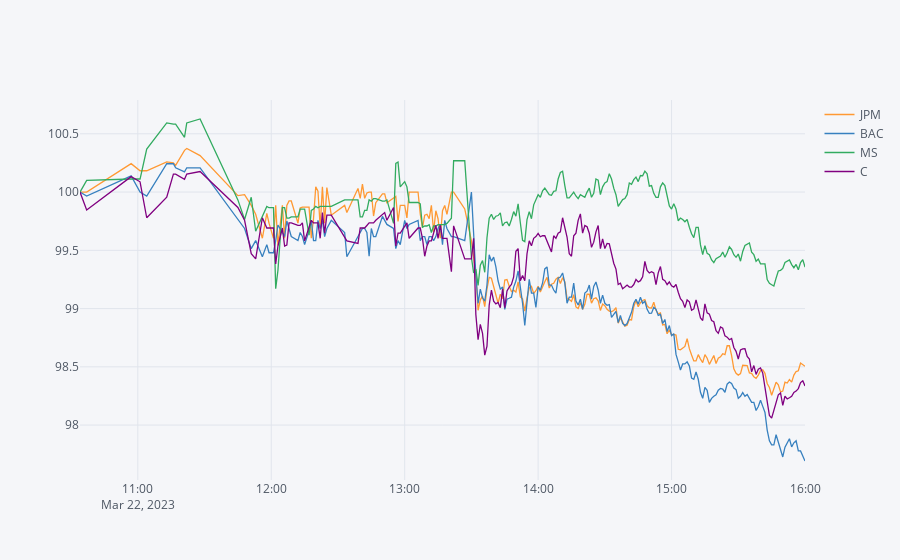

The notebook cell this image was saved under:
### Markdown cell above
Using `Cufflinks`, we can plot the normalized financial time series as **line plots** for comparison.

### Code cell
data.normalize().iplot(kind='lines')

### Figure 1 — Plotly figure (JSON) as saved in the notebook; plotly's stock layout.template omitted (floating-point values rounded to 4 significant figures; data arrays with more than 128 entries replaced by an {"elided": "..."} marker saying what was removed)
{"data": [{"line": {"color": "rgba(255, 153, 51, 1.0)", "dash": "solid", "shape": "linear", "width": 1.3}, "mode": "lines", "name": "JPM", "text": "", "type": "scatter", "x": {"elided": "229 str values"}, "y": {"elided": "229 float values"}}, {"line": {"color": "rgba(55, 128, 191, 1.0)", "dash": "solid", "shape": "linear", "width": 1.3}, "mode": "lines", "name": "BAC", "text": "", "type": "scatter", "x": {"elided": "229 str values"}, "y": {"elided": "229 float values"}}, {"line": {"color": "rgba(50, 171, 96, 1.0)", "dash": "solid", "shape": "linear", "width": 1.3}, "mode": "lines", "name": "MS", "text": "", "type": "scatter", "x": {"elided": "229 str values"}, "y": {"elided": "229 float values"}}, {"line": {"color": "rgba(128, 0, 128, 1.0)", "dash": "solid", "shape": "linear", "width": 1.3}, "mode": "lines", "name": "C", "text": "", "type": "scatter", "x": {"elided": "229 str values"}, "y": {"elided": "229 float values"}}], "layout": {"legend": {"bgcolor": "#F5F6F9", "font": {"color": "#4D5663"}}, "paper_bgcolor": "#F5F6F9", "plot_bgcolor": "#F5F6F9", "title": {"font": {"color": "#4D5663"}}, "xaxis": {"gridcolor": "#E1E5ED", "showgrid": true, "tickfont": {"color": "#4D5663"}, "title": {"font": {"color": "#4D5663"}, "text": ""}, "zerolinecolor": "#E1E5ED"}, "yaxis": {"gridcolor": "#E1E5ED", "showgrid": true, "tickfont": {"color": "#4D5663"}, "title": {"font": {"color": "#4D5663"}, "text": ""}, "zerolinecolor": "#E1E5ED"}}}
